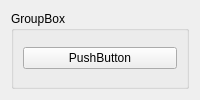
<?xml version="1.0" encoding="UTF-8"?>
<ui version="4.0">
 <class>Tests_Form</class>
 <widget class="QWidget" name="Tests_Form">
  <property name="windowTitle">
   <string>Form</string>
  </property>
  <layout class="QGridLayout" name="Tests_Form_gridLayout">
   <item row="0" column="0">
    <widget class="QGroupBox" name="Tests_groupBox">
     <property name="title">
      <string>GroupBox</string>
     </property>
     <layout class="QGridLayout" name="Tests_groupBox_gridLayout">
      <item row="0" column="0">
       <widget class="QPushButton" name="Tests_pushButton">
        <property name="text">
         <string>PushButton</string>
        </property>
       </widget>
      </item>
     </layout>
    </widget>
   </item>
  </layout>
 </widget>
 <resources/>
 <connections/>
</ui>
